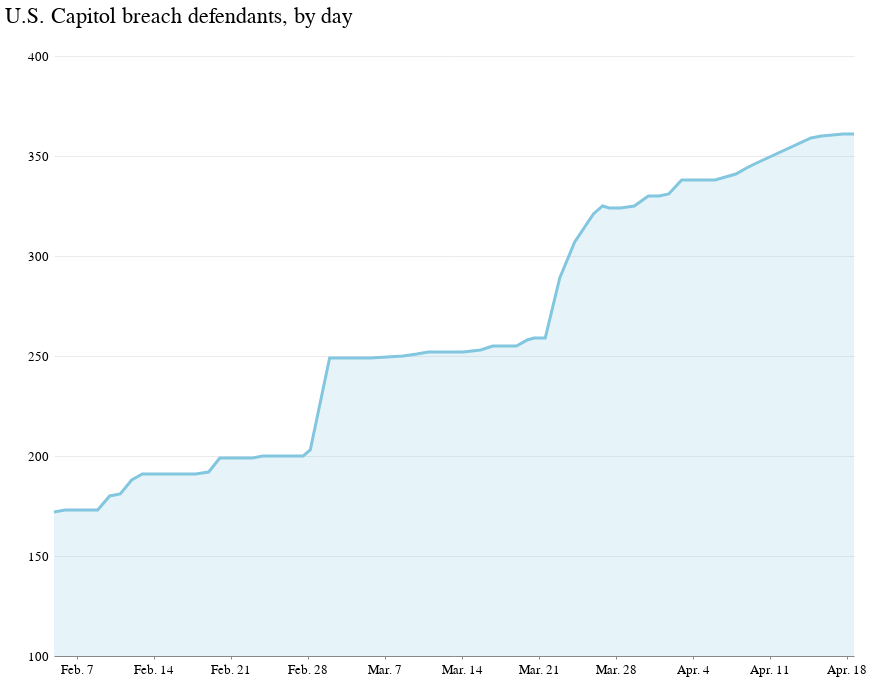

The cell this chart's notebook holds for it:
### Code cell
area_chart = (
    alt.Chart(cases_by_day)
    .mark_area(opacity=0.2)
    .encode(
        x=alt.X(
            "datetime",
            title="",
            axis=alt.Axis(format="%b. %-d", tickCount=10, grid=False),
        ),
        y=alt.Y(
            "case_number",
            title=" ",
            stack=None,
            axis=alt.Axis(
                tickSize=0,
                domainOpacity=0,
                tickCount=6,
                offset=4,
                gridWidth=0.6,
                gridColor="#dddddd",
            ),
            scale=alt.Scale(domain=(100, 400)),
        ),
    )
)

line_chart = (
    alt.Chart(cases_by_day)
    .mark_line()
    .encode(
        x=alt.X(
            "datetime",
            title="",
            axis=alt.Axis(format="%b. %-d", tickCount=10, grid=False),
        ),
        y=alt.Y(
            "case_number",
            title=" ",
            stack=None,
            axis=alt.Axis(
                tickSize=0,
                domainOpacity=0,
                tickCount=6,
                offset=4,
                gridWidth=0.6,
                gridColor="#dddddd",
            ),
            scale=alt.Scale(domain=(100, 400)),
        ),
    )
)


chart_defendants_area = (
    (line_chart + area_chart)
    .properties(
        width=800,
        height=600,
        title="U.S. Capitol breach defendants, by day",
    )
    .configure_view(strokeOpacity=0)
    .configure_legend(orient="top", symbolType="square")
    .configure_axis(labelFontSize=13)
)

chart_defendants_area

### Figure 1 — Vega-Lite specification as saved in the notebook (floating-point values rounded to 4 significant figures)
{"config": {"view": {"width": 800, "height": 450, "strokeOpacity": 0}, "background": "#ffffff", "title": {"anchor": "start", "font": "Benton Gothic Bold, sans", "fontColor": "#000000", "fontSize": 22, "fontWeight": "normal"}, "arc": {"fill": "#82c6df"}, "area": {"fill": "#82c6df"}, "line": {"stroke": "#82c6df", "strokeWidth": 3}, "path": {"stroke": "#82c6df"}, "rect": {"fill": "#82c6df"}, "shape": {"stroke": "#82c6df"}, "bar": {"fill": "#82c6df"}, "point": {"stroke": "#82c6df"}, "symbol": {"fill": "#82c6df", "size": 30}, "axis": {"titleFont": "Benton Gothic Bold, sans", "titleFontSize": 13, "titleFontWeight": "normal", "labelFont": "Benton Gothic, sans", "labelFontSize": 13, "labelFontWeight": "normal"}, "axisX": {"labelAngle": 0, "labelPadding": 4, "tickSize": 3}, "axisY": {"labelBaseline": "middle", "maxExtent": 45, "minExtent": 45, "tickSize": 2, "titleAlign": "left", "titleAngle": 0, "titleX": -45, "titleY": -11}, "legend": {"titleFont": "Benton Gothic Bold, sans", "titleFontSize": 13, "titleFontWeight": "normal", "symbolType": "square", "labelFont": "Benton Gothic, sans", "labelFontSize": 11.5, "orient": "top"}, "range": {"category": ["#3580b1", "#ec8431", "#ab7fb4", "#c89d29", "#adc839", "#829eb1"], "diverging": ["#e68a4f", "#f4bb6a", "#f9e39c", "#dadfe2", "#a6b7c6", "#849eae"], "heatmap": ["#fbf2c7", "#f9e39c", "#f8d36e", "#f4bb6a", "#e68a4f", "#d15a40", "#ab4232"], "ordinal": ["#fbf2c7", "#f9e39c", "#f8d36e", "#f4bb6a", "#e68a4f", "#d15a40", "#ab4232"], "ramp": ["#fbf2c7", "#f9e39c", "#f8d36e", "#f4bb6a", "#e68a4f", "#d15a40", "#ab4232"]}}, "layer": [{"mark": "line", "encoding": {"x": {"type": "temporal", "axis": {"format": "%b. %-d", "grid": false, "tickCount": 10}, "field": "datetime", "title": ""}, "y": {"type": "quantitative", "axis": {"domainOpacity": 0, "gridColor": "#dddddd", "gridWidth": 0.6, "offset": 4, "tickCount": 6, "tickSize": 0}, "field": "case_number", "scale": {"domain": [100, 400]}, "stack": null, "title": " "}}}, {"mark": {"type": "area", "opacity": 0.2}, "encoding": {"x": {"type": "temporal", "axis": {"format": "%b. %-d", "grid": false, "tickCount": 10}, "field": "datetime", "title": ""}, "y": {"type": "quantitative", "axis": {"domainOpacity": 0, "gridColor": "#dddddd", "gridWidth": 0.6, "offset": 4, "tickCount": 6, "tickSize": 0}, "field": "case_number", "scale": {"domain": [100, 400]}, "stack": null, "title": " "}}}], "data": {"name": "data-a80bebcb97d07102d0b8d6d2b631adaa"}, "height": 600, "title": "U.S. Capitol breach defendants, by day", "width": 800, "$schema": "https://vega.github.io/schema/vega-lite/v4.0.2.json", "datasets": {"data-a80bebcb97d07102d0b8d6d2b631adaa": [{"datetime": "2021-02-04T22:22:04", "case_number": 172}, {"datetime": "2021-02-05T22:41:54", "case_number": 173}, {"datetime": "2021-02-06T21:06:40", "case_number": 173}, {"datetime": "2021-02-07T20:44:16", "case_number": 173}, {"datetime": "2021-02-08T21:36:51", "case_number": 173}, {"datetime": "2021-02-09T23:52:31", "case_number": 180}, {"datetime": "2021-02-10T22:53:50", "case_number": 181}, {"datetime": "2021-02-11T23:50:08", "case_number": 188}, {"datetime": "2021-02-12T23:02:03", "case_number": 191}, {"datetime": "2021-02-13T19:19:41", "case_number": 191}, {"datetime": "2021-02-14T23:51:32", "case_number": 191}, {"datetime": "2021-02-15T22:28:29", "case_number": 191}, {"datetime": "2021-02-16T22:32:54", "case_number": 191}, {"datetime": "2021-02-17T18:55:55", "case_number": 191}, {"datetime": "2021-02-18T23:50:00", "case_number": 192}, {"datetime": "2021-02-19T23:57:51", "case_number": 199}, {"datetime": "2021-02-20T23:36:31", "case_number": 199}, {"datetime": "2021-02-21T17:49:41", "case_number": 199}, {"datetime": "2021-02-22T23:21:38", "case_number": 199}, {"datetime": "2021-02-23T21:32:31", "case_number": 200}, {"datetime": "2021-02-24T23:52:20", "case_number": 200}, {"datetime": "2021-02-25T21:54:37", "case_number": 200}, {"datetime": "2021-02-26T21:54:35", "case_number": 200}, {"datetime": "2021-02-27T13:54:22", "case_number": 200}, {"datetime": "2021-02-28T05:24:02", "case_number": 203}, {"datetime": "2021-03-01T23:35:36", "case_number": 249}, {"datetime": "2021-03-02T22:43:41", "case_number": 249}, {"datetime": "2021-03-03T07:49:49", "case_number": 249}, {"datetime": "2021-03-04T21:09:41", "case_number": 249}, {"datetime": "2021-03-05T17:05:37", "case_number": 249}, {"datetime": "2021-03-08T15:44:51", "case_number": 250}, {"datetime": "2021-03-09T21:39:00", "case_number": 251}, {"datetime": "2021-03-10T22:49:48", "case_number": 252}, {"datetime": "2021-03-11T21:51:38", "case_number": 252}, {"datetime": "2021-03-12T22:51:39", "case_number": 252}, {"datetime": "2021-03-13T23:18:33", "case_number": 252}, {"datetime": "2021-03-14T03:17:14", "case_number": 252}, {"datetime": "2021-03-15T17:19:03", "case_number": 253}, {"datetime": "2021-03-16T19:20:15", "case_number": 255}, {"datetime": "2021-03-17T19:01:50", "case_number": 255}, {"datetime": "2021-03-18T23:09:11", "case_number": 255}, {"datetime": "2021-03-19T22:49:47", "case_number": 258}, {"datetime": "2021-03-20T13:23:22", "case_number": 259}, {"datetime": "2021-03-21T13:54:42", "case_number": 259}, {"datetime": "2021-03-22T21:38:57", "case_number": 289}, {"datetime": "2021-03-24T06:15:10", "case_number": 307}, {"datetime": "2021-03-25T23:07:01", "case_number": 321}, {"datetime": "2021-03-26T18:53:18", "case_number": 325}, {"datetime": "2021-03-27T09:32:24", "case_number": 324}, {"datetime": "2021-03-28T10:21:57", "case_number": 324}, {"datetime": "2021-03-29T16:07:32", "case_number": 325}, {"datetime": "2021-03-30T22:50:46", "case_number": 330}, {"datetime": "2021-03-31T22:24:08", "case_number": 330}, {"datetime": "2021-04-01T19:17:46", "case_number": 331}, {"datetime": "2021-04-02T23:36:33", "case_number": 338}, {"datetime": "2021-04-04T15:27:32", "case_number": 338}, {"datetime": "2021-04-05T13:57:59", "case_number": 338}, {"datetime": "2021-04-06T00:27:29", "case_number": 338}, {"datetime": "2021-04-07T21:49:12", "case_number": 341}, {"datetime": "2021-04-08T21:09:00", "case_number": 344}, {"datetime": "2021-04-09T14:26:18", "case_number": 346}, {"datetime": "2021-04-14T17:40:59", "case_number": 359}, {"datetime": "2021-04-15T16:36:18", "case_number": 360}, {"datetime": "2021-04-17T16:10:14", "case_number": 361}, {"datetime": "2021-04-18T15:29:13", "case_number": 361}]}}
